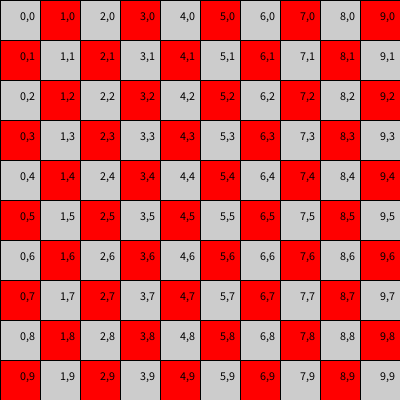
Frame 1 (no input)
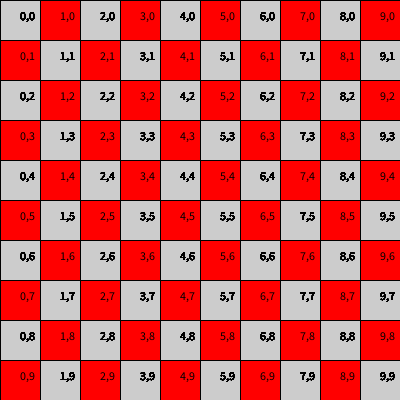
Frame 60 (the mouse pressed at the canvas centre just before this capture)
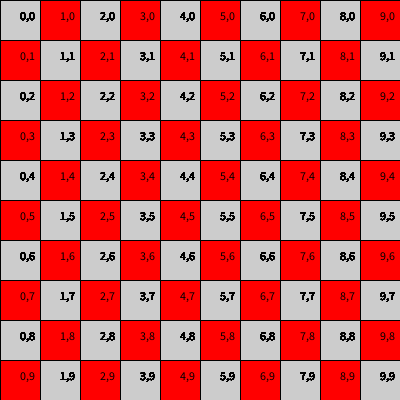
Frame 120 (the mouse held since frame 60 and released just before this capture)

The Processing sketch that drew these frames (run headless with seeded random() and noise(); from frame 60 on, the mouse is pressed at the canvas centre):

// Processing sketch: for_anidado_grilla_pares
// ── for_anidado_grilla_pares.pde
void setup(){
  size(400, 400);
}

void draw(){
  for(int i=0; i < 10; i++){
    for(int j=0; j < 10; j++){
      if((i+j)%2 == 0){
        noFill();
      }else{
        fill(255,0,0);
      }
      rect(i*40, j*40, 40, 40);
      fill(0);
      text(i + "," + j, i*40 + 20, j*40 + 20);
    }
  }
}
